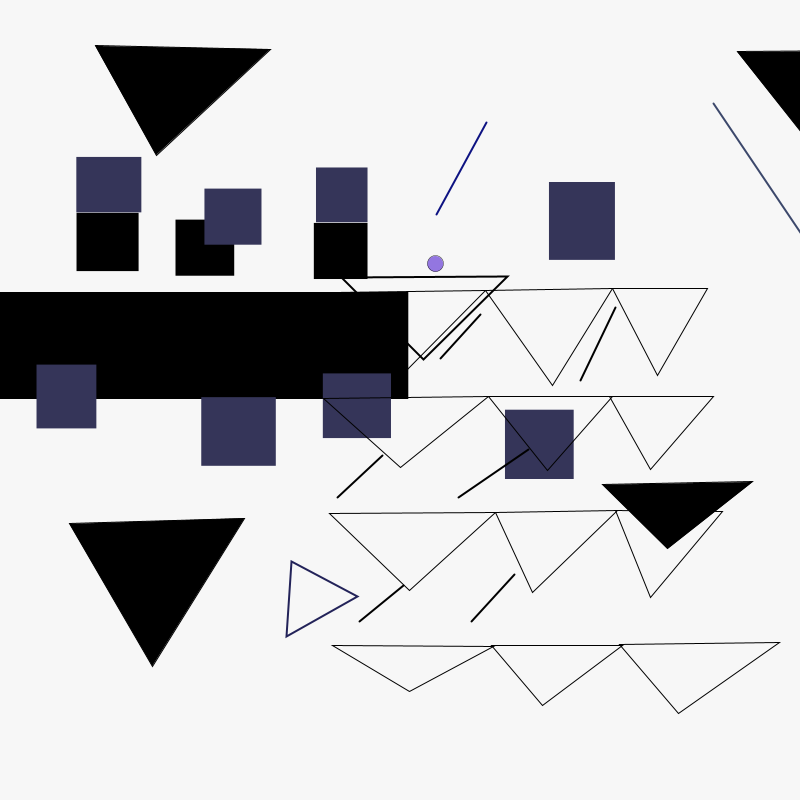
Frame 1 (no input)
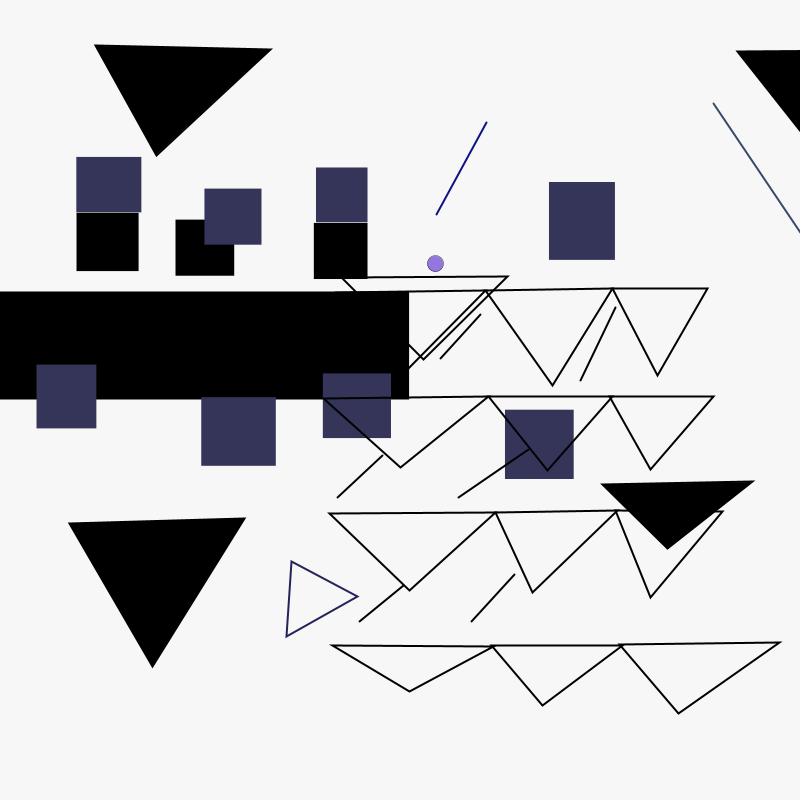
Frame 60 (the mouse pressed at the canvas centre just before this capture)
Frame 120 (the mouse held since frame 60 and released just before this capture): identical to frame 60, image omitted

The Processing sketch that drew these frames (run headless with seeded random() and noise(); from frame 60 on, the mouse is pressed at the canvas centre):

// Processing sketch: transform_art_finalpiece
// ── transform_art_finalpiece.pde
//link to the art piece: (https://sasj.tumblr.com/)
void setup() {
 size(800, 800);
}

void draw() {
 background(247);
 
 
 //1, move to the right 2, go up and down
  fill(0,0,0);
  translate(73, 82);
  scale(1.6, 1.0);
  rotate(TAU * 1.000);
  translate(15, 212);
  rect(194, -2, -259, 106);
  
  noStroke();
  fill(53,53,89);
  translate(37, 97);
  scale(0.2, 1.1);
  rotate(TAU * 1.000);
  translate(15, 212);
  rect(-202, -178, -187, -58);
  
   noStroke();
  fill(0,0,0);
  translate(73, 80);
  scale(1.0, 1.0);
  rotate(TAU * 1.000);
  translate(15, 212);
  rect(-158, -613, -194, -53);
  
   noStroke();
  fill(53,53,89);
  translate(73, -424);
  scale(1.6, 0.6);
  rotate(TAU * 1.000);
  translate(17, 208);
  rect(-156, -696, -127, 84);
  
   noStroke();
  fill(53,53,89);
  translate(73, 82);
  scale(1.6, 1.0);
  rotate(TAU * 1.000);
  translate(15, 212);
  rect(6, -626, -91, 104);
  
  //third box on the black rectangle
   noStroke();
  fill(53,53,89);
  translate(73, 82);
  scale(1.6, 1.0);
  rotate(TAU * 1.000);
  translate(15, 212);
  rect(31, -956, -52, 98);
  
   noStroke();
  fill(0,0,0);
  translate(73, 82);
  scale(1.6, 1.0);
  rotate(TAU * 1.000);
  translate(15, 212);
  rect(-116, -1483, -28, 85);
  
   noStroke();
  fill(53,53,89);
  translate(73, 82);
  scale(1.6, 1.0);
  rotate(TAU * 1.000);
  translate(15, 212);
  rect(-125, -1824, -17, 85);
  
   noStroke();
  fill(0,0,0);
  translate(73, 82);
  scale(1.6, 1.0);
  rotate(TAU * 1.000);
  translate(15, 212);
  rect(-119, -2066, -10, 85);
  
   noStroke();
  fill(53,53,89);
  translate(73, 82);
  scale(1.6, 1.0);
  rotate(TAU * 1.000);
  translate(15, 212);
  rect(-135, -2444, -6, 83);
  
   noStroke();
  fill(53,53,89);
  translate(73, 82);
  scale(1.6, 1.0);
  rotate(TAU * 1.000);
  translate(15, 212);
  rect(-130, -2371, -5, 105);
  
   noStroke();
  fill(53,53,89);
  translate(73, 82);
  scale(1.6, 1.0);
  rotate(TAU * 1.000);
  translate(15, 205);
  rect(-140, -3003, -3, 118);
  
  //triangels 
  resetMatrix();
  stroke(00);
  translate(1401, 840);
  noFill();
  rotate(-3.14);

//first three triangles in a row by black box
  triangle(789, 550, 849, 453, 916, 548);
  translate(225, 0);

  triangle(691, 548, 774, 464, 840, 546);
  translate(311, 119);
  
   triangle(158, 431, 208, 344, 253, 431);
  translate(225, 0);
  
  //second row of triangles under black box
   triangle(152, 323, 240, 252, 317, 321);
  translate(225, 0);
  
   triangle(-197, 323, -132, 249, -73, 323);
  translate(225, 0);
  
   triangle(-523, 323, -460, 250, -419, 323);
  translate(225, 0);
  
  
  //third row of triangles down
   triangle(-530, 207, -444, 129, -364, 206);
  translate(225, 0);
  
   triangle(-877, 209, -755, 207, -792, 127);
  translate(225, 0);
  
   triangle(-1207, 208, -1135, 122, -1100, 209);
  translate(225, 0);
  //forth row of triangles down
   triangle(-1203, 73, -1119, 28, -1042, 74);
  translate(225, 0);
  
   triangle(-1557, 74, -1477, 14, -1426, 74);
  translate(225, 0);
  
   triangle(-1939, 78, -1838, 6, -1779, 75);
  translate(225, 0);
  
  //filled in triangles
  fill(00);
   triangle(-2533, 672, -2273, 478, -2121, 668);
  translate(225, 0);
  fill(00);
   triangle(-1879, 670, -1765, 564, -1704, 673);
  translate(225, 0);
  fill(00);
   triangle(-2079, 201, -1904, 195, -1987, 53);
  translate(225, 0);
  fill(00);
   triangle(-2727, 171, -2662, 235, -2812, 238);
  translate(225, 0);
  //other triangles
  noFill();
  stroke(35, 35, 89);
  strokeWeight(2);
   triangle(-2642, 123, -2576, 158, -2571, 83);
  translate(225, 0);
  stroke(00);
   triangle(-3017, 443, -2933, 360, -2851, 442);
  translate(225, 0);
  
   //Lines
  stroke(00);
  strokeWeight(2);

  
  line(-3138, 134, -3094, 98);
    line(-3249, 145, -3206, 98);


   line(-3117, 264, -3072, 222);
    line(-3263, 270, -3193, 222);

  line(-3350, 412, -3315, 339);
  stroke(00);
  line(-3215, 405, -3175, 361);
  
  stroke(#3c486b);
  line(-3447, 616, -3547, 470);

stroke(#0d1282);
  line(-3220, 597, -3171, 505);
  
  //circles
  translate(-699,-371);
fill(#0d1282);
stroke(#0d1282);
circle(224, 184, 220);

translate(-25,-835);
circle(224, 184, 220);

translate(-890,0);
circle(224, 184, 220);

translate(0, 875);
circle(224, 184, 220);

stroke(00);
fill(00);
translate(1200, -120);
circle(224, 184, 100);


stroke(00);
fill(#9376e0);
translate(-830, 215);
scale(0.2);
circle(-9627, 3458, -79);

  if(frameCount == 1) {
    String filename = "output";
    save(filename + ".png");
    print("canvas saved as " + filename + ".png");
  }

}
